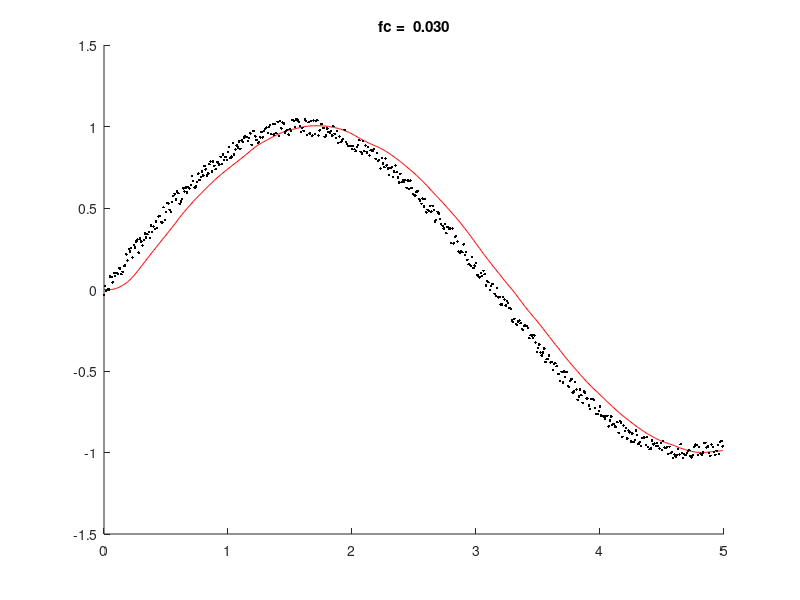
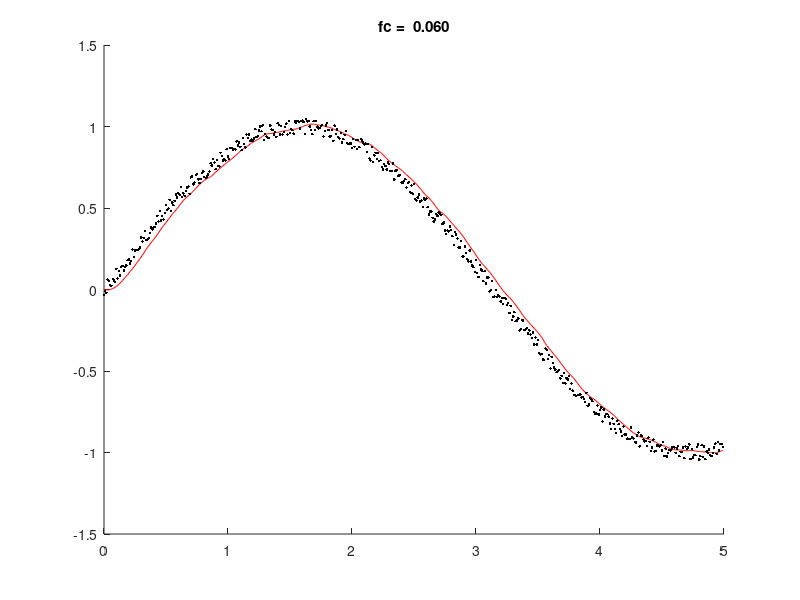
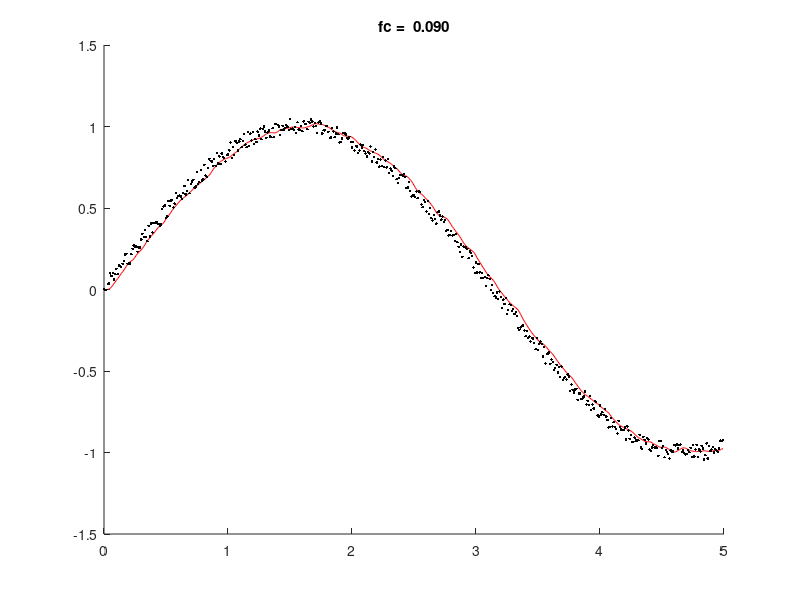

These charts were generated, in order, by the following MATLAB code:
TestOne = [...
0.000000 -0.034019 -0.000071 ;
0.010000 0.020562 -0.000231 ;
0.020000 -0.008311 -0.000372 ;
0.030000 0.000151 -0.000483 ;
0.040000 -0.001175 -0.000596 ;
0.050000 0.080224 -0.000527 ;
0.060000 0.076442 0.000028 ;
0.070000 0.043120 0.001088 ;
0.080000 0.102137 0.002557 ;
0.090000 0.084482 0.004513 ;
0.100000 0.102094 0.006963 ;
0.110000 0.096891 0.009852 ;
0.120000 0.133234 0.013191 ;
0.130000 0.128294 0.017027 ;
0.140000 0.094320 0.021250 ;
0.150000 0.107819 0.025652 ;
0.160000 0.145747 0.030240 ;
0.170000 0.147453 0.035141 ;
0.180000 0.214869 0.040502 ;
0.190000 0.178162 0.046429 ;
0.200000 0.247039 0.052932 ;
0.210000 0.234171 0.060069 ;
0.220000 0.254506 0.067833 ;
0.230000 0.197560 0.076021 ;
0.240000 0.272035 0.084473 ;
0.250000 0.257310 0.093245 ;
0.260000 0.294102 0.102395 ;
0.270000 0.305851 0.111946 ;
0.280000 0.226463 0.121730 ;
0.290000 0.314127 0.131512 ;
0.300000 0.294227 0.141369 ;
0.310000 0.271147 0.151262 ;
0.320000 0.303303 0.161033 ;
0.330000 0.344440 0.170788 ;
0.340000 0.319732 0.180633 ;
0.350000 0.340469 0.190502 ;
0.360000 0.352916 0.200370 ;
0.370000 0.314338 0.210170 ;
0.380000 0.391669 0.219856 ;
0.390000 0.353053 0.229521 ;
0.400000 0.386744 0.239159 ;
0.410000 0.371618 0.248721 ;
0.420000 0.417737 0.258240 ;
0.430000 0.377718 0.267719 ;
0.440000 0.447608 0.277159 ;
0.450000 0.449720 0.286699 ;
0.460000 0.413175 0.296325 ;
0.470000 0.410983 0.305793 ;
0.480000 0.504803 0.315155 ;
0.490000 0.425693 0.324568 ;
0.500000 0.476826 0.333918 ;
0.510000 0.529571 0.343294 ;
0.520000 0.527659 0.352937 ;
0.530000 0.489210 0.362755 ;
0.540000 0.475113 0.372450 ;
0.550000 0.537798 0.381950 ;
0.560000 0.574769 0.391508 ;
0.570000 0.587630 0.401348 ;
0.580000 0.552254 0.411410 ;
0.590000 0.600051 0.421562 ;
0.600000 0.590814 0.431814 ;
0.610000 0.525804 0.441993 ;
0.620000 0.540814 0.451766 ;
0.630000 0.554053 0.461057 ;
0.640000 0.620529 0.470074 ;
0.650000 0.601210 0.479039 ;
0.660000 0.625596 0.487993 ;
0.670000 0.594961 0.496860 ;
0.680000 0.627539 0.505569 ;
0.690000 0.619765 0.514122 ;
0.700000 0.641057 0.522547 ;
0.710000 0.697905 0.530981 ;
0.720000 0.665621 0.539567 ;
0.730000 0.623686 0.548110 ;
0.740000 0.631207 0.556318 ;
0.750000 0.659543 0.564170 ;
0.760000 0.710492 0.571882 ;
0.770000 0.672282 0.579600 ;
0.780000 0.689281 0.587241 ;
0.790000 0.724948 0.594816 ;
0.800000 0.698570 0.602400 ;
0.810000 0.757689 0.610016 ;
0.820000 0.737135 0.617745 ;
0.830000 0.699924 0.625468 ;
0.839999 0.711723 0.632949 ;
0.849999 0.768246 0.640246 ;
0.859999 0.784945 0.647614 ;
0.869999 0.724991 0.655046 ;
0.879999 0.785703 0.662384 ;
0.889999 0.758404 0.669650 ;
0.899999 0.737680 0.676761 ;
0.909999 0.780639 0.683624 ;
0.919999 0.779871 0.690347 ;
0.929999 0.765752 0.696949 ;
0.939999 0.813602 0.703428 ;
0.949999 0.771018 0.709828 ;
0.959999 0.829348 0.716148 ;
0.969999 0.793409 0.722425 ;
0.979999 0.812075 0.728624 ;
0.989999 0.794928 0.734669 ;
0.999999 0.843222 0.740597 ;
1.009999 0.875249 0.746606 ;
1.019999 0.807082 0.752727 ;
1.029999 0.815286 0.758695 ;
1.039999 0.897638 0.764544 ;
1.049999 0.829317 0.770457 ;
1.059999 0.858247 0.776324 ;
1.069999 0.884005 0.782135 ;
1.079999 0.869998 0.787985 ;
1.089999 0.908521 0.793897 ;
1.099999 0.862607 0.799850 ;
1.109999 0.914953 0.805786 ;
1.119999 0.905397 0.811762 ;
1.129999 0.931801 0.817845 ;
1.139999 0.939880 0.824080 ;
1.149999 0.935140 0.830474 ;
1.159999 0.911158 0.836901 ;
1.169999 0.929100 0.843231 ;
1.179999 0.957645 0.849508 ;
1.189999 0.887688 0.855697 ;
1.199999 0.971722 0.861700 ;
1.209999 0.973008 0.867697 ;
1.219999 0.939555 0.873750 ;
1.229999 0.916441 0.879617 ;
1.239999 0.897309 0.885067 ;
1.249999 0.905484 0.889995 ;
1.259999 0.933646 0.894478 ;
1.269999 0.966782 0.898739 ;
1.279999 0.933039 0.902894 ;
1.289999 0.973968 0.906938 ;
1.299999 0.984142 0.910971 ;
1.309999 0.992959 0.915106 ;
1.319999 0.960266 0.919287 ;
1.329999 0.996707 0.923431 ;
1.339999 1.008245 0.927616 ;
1.349999 0.952508 0.931810 ;
1.359999 1.015317 0.935900 ;
1.369999 0.950561 0.939875 ;
1.379999 1.015443 0.943712 ;
1.389999 0.959194 0.947415 ;
1.399999 1.027997 0.951015 ;
1.409999 0.942090 0.954484 ;
1.419999 1.033399 0.957785 ;
1.429999 0.987948 0.961020 ;
1.439999 1.023837 0.964244 ;
1.449999 1.018707 0.967476 ;
1.459999 0.964088 0.970628 ;
1.469999 0.971659 0.973462 ;
1.479999 0.980224 0.975929 ;
1.489999 0.949997 0.978044 ;
1.499999 0.983549 0.979794 ;
1.509999 0.972179 0.981263 ;
1.519999 1.039362 0.982637 ;
1.529999 1.035678 0.984164 ;
1.539999 0.997505 0.985857 ;
1.549999 1.041960 0.987608 ;
1.559999 1.042951 0.989502 ;
1.569999 1.029534 0.991575 ;
1.579999 1.003816 0.993679 ;
1.589999 0.967848 0.995584 ;
1.599999 0.992242 0.997145 ;
1.609999 0.973674 0.998382 ;
1.619999 1.043596 0.999443 ;
1.629999 1.032467 1.000570 ;
1.639999 0.947607 1.001668 ;
1.649999 1.026432 1.002520 ;
1.659999 0.957029 1.003156 ;
1.669999 1.032537 1.003631 ;
1.679999 0.944263 1.003946 ;
1.689999 1.037498 1.004102 ;
1.699999 0.954611 1.004151 ;
1.709999 1.033094 1.004117 ;
1.719999 1.038474 1.004176 ;
1.729999 0.945047 1.004307 ;
1.739999 0.976330 1.004189 ;
1.749999 1.015949 1.003870 ;
1.759999 1.015841 1.003610 ;
1.769999 0.991056 1.003432 ;
1.779999 0.936894 1.003112 ;
1.789999 0.944102 1.002408 ;
1.799999 0.987938 1.001384 ;
1.809999 0.966279 1.000238 ;
1.819999 0.961166 0.998988 ;
1.829999 0.971337 0.997611 ;
1.839999 0.945245 0.996111 ;
1.849999 1.001312 0.994546 ;
1.859999 0.955391 0.993021 ;
1.869999 0.929843 0.991415 ;
1.879999 0.972147 0.989638 ;
1.889999 0.900263 0.987700 ;
1.899999 0.938603 0.985505 ;
1.909999 0.905259 0.983044 ;
1.919999 0.914865 0.980333 ;
1.929999 0.923287 0.977413 ;
1.939999 0.979073 0.974505 ;
1.949998 0.904180 0.971726 ;
1.959998 0.891888 0.968862 ;
1.969998 0.878834 0.965713 ;
1.979998 0.880111 0.962264 ;
1.989998 0.880310 0.958559 ;
1.999998 0.861355 0.954626 ;
2.009999 0.880710 0.950486 ;
2.019999 0.860457 0.946201 ;
2.029999 0.848047 0.941752 ;
2.039999 0.875241 0.937162 ;
2.049999 0.887637 0.932598 ;
2.059999 0.916311 0.928263 ;
2.069999 0.844964 0.924161 ;
2.079998 0.834239 0.920039 ;
2.089998 0.910516 0.915897 ;
2.099998 0.848239 0.911940 ;
2.109998 0.883314 0.908149 ;
2.119998 0.839993 0.904461 ;
2.129998 0.874765 0.900859 ;
2.139998 0.822269 0.897308 ;
2.149998 0.855213 0.893753 ;
2.159998 0.848507 0.890238 ;
2.169998 0.852643 0.886838 ;
2.179998 0.862689 0.883589 ;
2.189998 0.801035 0.880422 ;
2.199998 0.836132 0.877192 ;
2.209998 0.787459 0.873848 ;
2.219998 0.795498 0.870321 ;
2.229998 0.743335 0.866485 ;
2.239998 0.806313 0.862343 ;
2.249998 0.773464 0.858053 ;
2.259998 0.749827 0.853612 ;
2.269998 0.804028 0.849024 ;
2.279998 0.761733 0.844434 ;
2.289998 0.743078 0.839777 ;
2.299998 0.701275 0.834848 ;
2.309998 0.743915 0.829598 ;
2.319998 0.748598 0.824212 ;
2.329998 0.690617 0.818738 ;
2.339998 0.725015 0.813072 ;
2.349998 0.761151 0.807385 ;
2.359998 0.719918 0.801861 ;
2.369998 0.687431 0.796363 ;
2.379998 0.656752 0.790649 ;
2.389998 0.709415 0.784706 ;
2.399998 0.657917 0.778662 ;
2.409998 0.669762 0.772499 ;
2.419998 0.662389 0.766210 ;
2.429998 0.672547 0.759878 ;
2.439998 0.624228 0.753488 ;
2.449998 0.669511 0.747014 ;
2.459998 0.617850 0.740501 ;
2.469998 0.668149 0.733993 ;
2.479998 0.622977 0.727549 ;
2.489998 0.586857 0.721059 ;
2.499998 0.581080 0.714324 ;
2.509998 0.576668 0.707324 ;
2.519998 0.597621 0.700163 ;
2.529998 0.605711 0.693015 ;
2.539998 0.555047 0.685910 ;
2.549998 0.544970 0.678687 ;
2.559998 0.526284 0.671235 ;
2.569998 0.558136 0.663611 ;
2.579998 0.508493 0.655891 ;
2.589998 0.553825 0.648106 ;
2.599998 0.473412 0.640245 ;
2.609998 0.488433 0.632176 ;
2.619998 0.482950 0.623875 ;
2.629998 0.513842 0.615512 ;
2.639998 0.477580 0.607207 ;
2.649998 0.513268 0.599010 ;
2.659998 0.487143 0.590993 ;
2.669998 0.416569 0.583019 ;
2.679998 0.426764 0.574824 ;
2.689998 0.477027 0.566502 ;
2.699998 0.466254 0.558348 ;
2.709998 0.432160 0.550396 ;
2.719998 0.401547 0.542459 ;
2.729998 0.390750 0.534381 ;
2.739998 0.374231 0.526104 ;
2.749998 0.402785 0.517690 ;
2.759998 0.344824 0.509189 ;
2.769998 0.384264 0.500584 ;
2.779998 0.370802 0.491975 ;
2.789998 0.375420 0.483469 ;
2.799998 0.286554 0.474930 ;
2.809998 0.375194 0.466259 ;
2.819998 0.283341 0.457536 ;
2.829998 0.323429 0.448727 ;
2.839998 0.328223 0.439901 ;
2.849998 0.293830 0.431165 ;
2.859998 0.232024 0.422319 ;
2.869998 0.226375 0.413111 ;
2.879998 0.232134 0.403521 ;
2.889998 0.229041 0.393683 ;
2.899998 0.277137 0.383809 ;
2.909998 0.210952 0.374041 ;
2.919998 0.231403 0.364316 ;
2.929998 0.182592 0.354553 ;
2.939998 0.155927 0.344624 ;
2.949998 0.148798 0.334404 ;
2.959998 0.144407 0.323920 ;
2.969998 0.200399 0.313377 ;
2.979998 0.131527 0.302948 ;
2.989998 0.146211 0.292569 ;
2.999998 0.161394 0.282267 ;
3.009998 0.090722 0.272067 ;
3.019998 0.080331 0.261755 ;
3.029998 0.073966 0.251229 ;
3.039998 0.101606 0.240612 ;
3.049998 0.083847 0.230068 ;
3.059998 0.115229 0.219726 ;
3.069998 0.094143 0.209695 ;
3.079998 0.025098 0.199854 ;
3.089998 0.052332 0.189988 ;
3.099998 0.045217 0.180135 ;
3.109998 -0.003304 0.170303 ;
3.119998 0.021996 0.160407 ;
3.129997 0.032490 0.150563 ;
3.139997 0.033553 0.140945 ;
3.149997 -0.026823 0.131505 ;
3.159997 -0.041159 0.122022 ;
3.169997 0.007693 0.112495 ;
3.179997 -0.048706 0.103066 ;
3.189997 -0.047628 0.093671 ;
3.199997 -0.092185 0.084176 ;
3.209997 -0.090777 0.074495 ;
3.219997 -0.046145 0.064736 ;
3.229997 -0.060486 0.055149 ;
3.239997 -0.098099 0.045748 ;
3.249997 -0.070318 0.036459 ;
3.259997 -0.081952 0.027358 ;
3.269997 -0.114096 0.018441 ;
3.279997 -0.120444 0.009587 ;
3.289997 -0.191050 0.000622 ;
3.299997 -0.198592 -0.008688 ;
3.309997 -0.179819 -0.018362 ;
3.319997 -0.211143 -0.028277 ;
3.329997 -0.219105 -0.038428 ;
3.339997 -0.196713 -0.048753 ;
3.349997 -0.190396 -0.059054 ;
3.359997 -0.206105 -0.069208 ;
3.369997 -0.242307 -0.079278 ;
3.379997 -0.247041 -0.089382 ;
3.389997 -0.221748 -0.099475 ;
3.399997 -0.220661 -0.109376 ;
3.409997 -0.222448 -0.118974 ;
3.419997 -0.235607 -0.128259 ;
3.429997 -0.299144 -0.137384 ;
3.439997 -0.280355 -0.146545 ;
3.449997 -0.282366 -0.155719 ;
3.459997 -0.296190 -0.164828 ;
3.469997 -0.281648 -0.173834 ;
3.479997 -0.324715 -0.182733 ;
3.489997 -0.384848 -0.191739 ;
3.499997 -0.359138 -0.201049 ;
3.509997 -0.336674 -0.210521 ;
3.519997 -0.385313 -0.220008 ;
3.529997 -0.404890 -0.229626 ;
3.539997 -0.386691 -0.239424 ;
3.549997 -0.362873 -0.249214 ;
3.559997 -0.444607 -0.258947 ;
3.569997 -0.427986 -0.268806 ;
3.579997 -0.426267 -0.278791 ;
3.589997 -0.404313 -0.288715 ;
3.599997 -0.448274 -0.298500 ;
3.609997 -0.444083 -0.308210 ;
3.619997 -0.493357 -0.317950 ;
3.629997 -0.458656 -0.327760 ;
3.639997 -0.452457 -0.337495 ;
3.649997 -0.469385 -0.347020 ;
3.659997 -0.518431 -0.356441 ;
3.669997 -0.518021 -0.365932 ;
3.679997 -0.561251 -0.375595 ;
3.689997 -0.505150 -0.385391 ;
3.699997 -0.569590 -0.395211 ;
3.709997 -0.501895 -0.404983 ;
3.719997 -0.537767 -0.414557 ;
3.729997 -0.505575 -0.423821 ;
3.739997 -0.591653 -0.432854 ;
3.749997 -0.598997 -0.441918 ;
3.759997 -0.559103 -0.451061 ;
3.769997 -0.549321 -0.460024 ;
3.779997 -0.632468 -0.468805 ;
3.789997 -0.626016 -0.477666 ;
3.799997 -0.566772 -0.486546 ;
3.809997 -0.614645 -0.495208 ;
3.819997 -0.676198 -0.503812 ;
3.829997 -0.656097 -0.512607 ;
3.839997 -0.614085 -0.521453 ;
3.849997 -0.648012 -0.530125 ;
3.859997 -0.694702 -0.538721 ;
3.869997 -0.625072 -0.547302 ;
3.879997 -0.633065 -0.555620 ;
3.889997 -0.668760 -0.563602 ;
3.899997 -0.667940 -0.571387 ;
3.909997 -0.710701 -0.579095 ;
3.919997 -0.733054 -0.586894 ;
3.929997 -0.672399 -0.594764 ;
3.939997 -0.671394 -0.602421 ;
3.949997 -0.678528 -0.609714 ;
3.959997 -0.725828 -0.616753 ;
3.969997 -0.764940 -0.623805 ;
3.979997 -0.762785 -0.631065 ;
3.989997 -0.744482 -0.638482 ;
3.999997 -0.718711 -0.645840 ;
4.009997 -0.772263 -0.653051 ;
4.019997 -0.777585 -0.660255 ;
4.029997 -0.779057 -0.667528 ;
4.039998 -0.791839 -0.674845 ;
4.049998 -0.774716 -0.682160 ;
4.059998 -0.775063 -0.689369 ;
4.069998 -0.839538 -0.696526 ;
4.079998 -0.804275 -0.703771 ;
4.089999 -0.779469 -0.710971 ;
4.099999 -0.829249 -0.717998 ;
4.109999 -0.826559 -0.724964 ;
4.119999 -0.841501 -0.731943 ;
4.130000 -0.844770 -0.738939 ;
4.140000 -0.813975 -0.745872 ;
4.150000 -0.878965 -0.752706 ;
4.160000 -0.808283 -0.759455 ;
4.170001 -0.816362 -0.765933 ;
4.180001 -0.903970 -0.772187 ;
4.190001 -0.833595 -0.778429 ;
4.200001 -0.869750 -0.784573 ;
4.210001 -0.848985 -0.790540 ;
4.220002 -0.913884 -0.796428 ;
4.230002 -0.864973 -0.802321 ;
4.240002 -0.876204 -0.808126 ;
4.250002 -0.932818 -0.813867 ;
4.260003 -0.883832 -0.819662 ;
4.270003 -0.935224 -0.825477 ;
4.280003 -0.923883 -0.831349 ;
4.290003 -0.865746 -0.837161 ;
4.300004 -0.891914 -0.842661 ;
4.310004 -0.947955 -0.847946 ;
4.320004 -0.936596 -0.853265 ;
4.330004 -0.961388 -0.858688 ;
4.340004 -0.912278 -0.864135 ;
4.350005 -0.907155 -0.869395 ;
4.360005 -0.908355 -0.874326 ;
4.370005 -0.953201 -0.879016 ;
4.380005 -0.906241 -0.883547 ;
4.390006 -0.965944 -0.887923 ;
4.400006 -0.979830 -0.892307 ;
4.410006 -0.976576 -0.896836 ;
4.420006 -0.927595 -0.901369 ;
4.430007 -0.950513 -0.905704 ;
4.440007 -0.944699 -0.909811 ;
4.450007 -0.959176 -0.913738 ;
4.460007 -0.941420 -0.917486 ;
4.470007 -0.959344 -0.921040 ;
4.480008 -0.976405 -0.924467 ;
4.490008 -0.940847 -0.927790 ;
4.500008 -0.983072 -0.930968 ;
4.510008 -0.931049 -0.933987 ;
4.520009 -0.969573 -0.936794 ;
4.530009 -0.971632 -0.939447 ;
4.540009 -0.965720 -0.942020 ;
4.550009 -1.010586 -0.944575 ;
4.560009 -0.964457 -0.947171 ;
4.570010 -1.004847 -0.949767 ;
4.580010 -0.996482 -0.952396 ;
4.590010 -1.034480 -0.955161 ;
4.600010 -1.012291 -0.958115 ;
4.610011 -1.025742 -0.961226 ;
4.620011 -1.015521 -0.964435 ;
4.630011 -0.977804 -0.967613 ;
4.640011 -1.011971 -0.970628 ;
4.650012 -0.948656 -0.973408 ;
4.660012 -1.001925 -0.975878 ;
4.670012 -1.033493 -0.978211 ;
4.680012 -1.011321 -0.980601 ;
4.690012 -1.014019 -0.983001 ;
4.700013 -1.001775 -0.985327 ;
4.710013 -0.990068 -0.987502 ;
4.720013 -0.986186 -0.989443 ;
4.730013 -1.021731 -0.991196 ;
4.740014 -1.029808 -0.992928 ;
4.750014 -1.017074 -0.994707 ;
4.760014 -0.964154 -0.996367 ;
4.770014 -0.951629 -0.997635 ;
4.780015 -0.954070 -0.998394 ;
4.790015 -1.015561 -0.998811 ;
4.800015 -0.964925 -0.999083 ;
4.810015 -1.007134 -0.999230 ;
4.820015 -1.014244 -0.999351 ;
4.830016 -0.999873 -0.999537 ;
4.840016 -0.941979 -0.999611 ;
4.850016 -0.941115 -0.999315 ;
4.860016 -0.969647 -0.998633 ;
4.870017 -0.963759 -0.997723 ;
4.880017 -1.001520 -0.996735 ;
4.890017 -1.020021 -0.995870 ;
4.900017 -0.950566 -0.995130 ;
4.910017 -0.964670 -0.994286 ;
4.920018 -0.995257 -0.993335 ;
4.930018 -1.014313 -0.992495 ;
4.940018 -0.989535 -0.991849 ;
4.950018 -0.953222 -0.991241 ;
4.960019 -1.007998 -0.990582 ;
4.970019 -0.935623 -0.989886 ;
4.980019 -0.930114 -0.988963 ;
4.990019 -0.962054 -0.987744 ;
];
figure(1); clf; hold on;
plot(TestOne(:,1),TestOne(:,3),'r-')
plot(TestOne(:,1),TestOne(:,2),'k.')

title('fc =  0.030')
TestTwo = [...
0.000000 -0.032896 -0.000257 ;
0.010000 -0.007566 -0.001020 ;
0.020000 -0.020418 -0.002107 ;
0.030000 0.060884 -0.002777 ;
0.040000 0.050537 -0.002015 ;
0.050000 0.029372 0.000128 ;
0.060000 0.023072 0.002800 ;
0.070000 0.065203 0.005860 ;
0.080000 0.056019 0.009659 ;
0.090000 0.046630 0.014018 ;
0.100000 0.126522 0.019075 ;
0.110000 0.067121 0.025220 ;
0.120000 0.114568 0.032074 ;
0.130000 0.086292 0.039312 ;
0.140000 0.140102 0.046968 ;
0.150000 0.144181 0.055357 ;
0.160000 0.115405 0.064305 ;
0.170000 0.139218 0.073169 ;
0.180000 0.147616 0.081904 ;
0.190000 0.179409 0.090833 ;
0.200000 0.182949 0.100223 ;
0.210000 0.158930 0.109788 ;
0.220000 0.174644 0.118963 ;
0.230000 0.245523 0.128164 ;
0.240000 0.200272 0.137975 ;
0.250000 0.238488 0.148092 ;
0.260000 0.243303 0.158408 ;
0.270000 0.240799 0.168908 ;
0.280000 0.248814 0.179283 ;
0.290000 0.256461 0.189402 ;
0.300000 0.319242 0.199682 ;
0.310000 0.294621 0.210613 ;
0.320000 0.317510 0.221986 ;
0.330000 0.357348 0.233818 ;
0.340000 0.303938 0.246016 ;
0.350000 0.306389 0.257609 ;
0.360000 0.314972 0.268063 ;
0.370000 0.345174 0.277707 ;
0.380000 0.379672 0.287239 ;
0.390000 0.368990 0.297078 ;
0.400000 0.379728 0.307032 ;
0.410000 0.384049 0.316880 ;
0.420000 0.403905 0.326647 ;
0.430000 0.452036 0.336766 ;
0.440000 0.418037 0.347481 ;
0.450000 0.481669 0.358659 ;
0.460000 0.423857 0.370120 ;
0.470000 0.451071 0.381245 ;
0.480000 0.428518 0.391561 ;
0.490000 0.469121 0.401114 ;
0.500000 0.518161 0.410625 ;
0.510000 0.489196 0.420664 ;
0.520000 0.495845 0.430776 ;
0.530000 0.550683 0.440934 ;
0.540000 0.482701 0.451188 ;
0.550000 0.534221 0.460963 ;
0.560000 0.517420 0.470208 ;
0.570000 0.544420 0.479109 ;
0.580000 0.583626 0.488066 ;
0.590000 0.565053 0.497464 ;
0.600000 0.589939 0.507117 ;
0.610000 0.582191 0.516847 ;
0.620000 0.629289 0.526773 ;
0.630000 0.567385 0.536731 ;
0.640000 0.589823 0.545977 ;
0.650000 0.573891 0.554131 ;
0.660000 0.604848 0.561362 ;
0.670000 0.626311 0.568187 ;
0.680000 0.631057 0.575103 ;
0.690000 0.587020 0.581769 ;
0.700000 0.688345 0.588176 ;
0.710000 0.694407 0.595473 ;
0.720000 0.645308 0.603725 ;
0.730000 0.657141 0.611824 ;
0.740000 0.702027 0.619704 ;
0.750000 0.709660 0.628024 ;
0.760000 0.675897 0.636627 ;
0.770000 0.653784 0.644536 ;
0.780000 0.679485 0.651258 ;
0.790000 0.714068 0.657360 ;
0.800000 0.723500 0.663610 ;
0.810000 0.689228 0.669930 ;
0.820000 0.685879 0.675617 ;
0.830000 0.693040 0.680376 ;
0.839999 0.704734 0.684453 ;
0.849999 0.724579 0.688274 ;
0.859999 0.774485 0.692572 ;
0.869999 0.760654 0.697928 ;
0.879999 0.798825 0.704400 ;
0.889999 0.779316 0.711860 ;
0.899999 0.738345 0.719516 ;
0.909999 0.792887 0.726717 ;
0.919999 0.757169 0.733597 ;
0.929999 0.754892 0.739866 ;
0.939999 0.839181 0.745815 ;
0.949999 0.817611 0.752465 ;
0.959999 0.791169 0.759558 ;
0.969999 0.798241 0.766243 ;
0.979999 0.790019 0.772244 ;
0.989999 0.860267 0.778011 ;
0.999999 0.815309 0.784101 ;
1.009999 0.800481 0.789978 ;
1.019999 0.868923 0.795459 ;
1.029999 0.867061 0.801406 ;
1.039999 0.856325 0.807946 ;
1.049999 0.861978 0.814597 ;
1.059999 0.860138 0.821115 ;
1.069999 0.908097 0.827718 ;
1.079999 0.884161 0.834728 ;
1.089999 0.900616 0.841960 ;
1.099999 0.875819 0.849012 ;
1.109999 0.854046 0.855277 ;
1.119999 0.929031 0.860793 ;
1.129999 0.893758 0.866291 ;
1.139999 0.872090 0.871468 ;
1.149999 0.951786 0.876246 ;
1.159999 0.929447 0.881471 ;
1.169999 0.950850 0.887316 ;
1.179999 0.909954 0.893294 ;
1.189999 0.919100 0.898785 ;
1.199999 0.914383 0.903519 ;
1.209999 0.925982 0.907612 ;
1.219999 0.983213 0.911679 ;
1.229999 0.936401 0.916219 ;
1.239999 0.939422 0.920717 ;
1.249999 0.974722 0.925000 ;
1.259999 1.000199 0.929760 ;
1.269999 0.970716 0.935179 ;
1.279999 1.007108 0.940957 ;
1.289999 0.918466 0.946475 ;
1.299999 0.953415 0.950792 ;
1.309999 0.939116 0.953796 ;
1.319999 0.929995 0.955678 ;
1.329999 0.927821 0.956370 ;
1.339999 1.006178 0.956638 ;
1.349999 0.980925 0.957582 ;
1.359999 0.979092 0.959219 ;
1.369999 0.950385 0.960884 ;
1.379999 0.967952 0.962193 ;
1.389999 0.937132 0.962997 ;
1.399999 1.019916 0.963693 ;
1.409999 1.007811 0.965242 ;
1.419999 0.950431 0.967406 ;
1.429999 1.003502 0.969397 ;
1.439999 0.951515 0.971167 ;
1.449999 0.967949 0.972443 ;
1.459999 0.996288 0.973373 ;
1.469999 1.017626 0.974748 ;
1.479999 0.951217 0.976456 ;
1.489999 1.034505 0.978145 ;
1.499999 0.960927 0.979975 ;
1.509999 0.985833 0.981552 ;
1.519999 0.976843 0.982628 ;
1.529999 0.956714 0.983185 ;
1.539999 1.031119 0.983522 ;
1.549999 1.021555 0.984613 ;
1.559999 1.033225 0.986770 ;
1.569999 1.029702 0.989757 ;
1.579999 0.987345 0.992991 ;
1.589999 1.032192 0.995973 ;
1.599999 1.036907 0.999077 ;
1.609999 1.026477 1.002519 ;
1.619999 0.954097 1.005421 ;
1.629999 1.046861 1.007330 ;
1.639999 1.031524 1.009184 ;
1.649999 1.034866 1.011449 ;
1.659999 0.999839 1.013616 ;
1.669999 0.980229 1.014966 ;
1.679999 0.952521 1.014850 ;
1.689999 1.032818 1.013656 ;
1.699999 0.980242 1.012302 ;
1.709999 1.033271 1.011088 ;
1.719999 0.999515 1.010173 ;
1.729999 0.987711 1.009310 ;
1.739999 0.992061 1.008101 ;
1.749999 1.004668 1.006737 ;
1.759999 1.007748 1.005553 ;
1.769999 0.938986 1.004153 ;
1.779999 0.971580 1.001834 ;
1.789999 1.007000 0.999134 ;
1.799999 1.020376 0.997139 ;
1.809999 0.978343 0.995905 ;
1.819999 0.937719 0.994421 ;
1.829999 0.941256 0.991856 ;
1.839999 0.978345 0.988571 ;
1.849999 0.911479 0.984922 ;
1.859999 1.004905 0.981082 ;
1.869999 0.953217 0.977752 ;
1.879999 0.982482 0.975067 ;
1.889999 0.933307 0.972628 ;
1.899999 0.926322 0.969860 ;
1.909999 0.960259 0.966698 ;
1.919999 0.900712 0.963343 ;
1.929999 0.921506 0.959443 ;
1.939999 0.948467 0.955317 ;
1.949998 0.973943 0.951930 ;
1.959998 0.898542 0.949235 ;
1.969998 0.891038 0.946117 ;
1.979998 0.897567 0.942115 ;
1.989998 0.895222 0.937586 ;
1.999998 0.868879 0.932604 ;
2.009999 0.923797 0.927430 ;
2.019999 0.875546 0.922547 ;
2.029999 0.916613 0.918034 ;
2.039999 0.860992 0.913777 ;
2.049999 0.918457 0.909749 ;
2.059999 0.873597 0.906136 ;
2.069999 0.922621 0.903084 ;
2.079998 0.912988 0.900899 ;
2.089998 0.902488 0.899597 ;
2.099998 0.888795 0.898665 ;
2.109998 0.894502 0.897794 ;
2.119998 0.844029 0.896585 ;
2.129998 0.891873 0.894783 ;
2.139998 0.803376 0.892246 ;
2.149998 0.792350 0.888128 ;
2.159998 0.875782 0.882717 ;
2.169998 0.783264 0.876978 ;
2.179998 0.823200 0.870687 ;
2.189998 0.838645 0.864192 ;
2.199998 0.799796 0.857992 ;
2.209998 0.835688 0.852007 ;
2.219998 0.788108 0.846260 ;
2.229998 0.792846 0.840447 ;
2.239998 0.752762 0.834155 ;
2.249998 0.735467 0.826968 ;
2.259998 0.769102 0.818998 ;
2.269998 0.757131 0.810976 ;
2.279998 0.735942 0.803075 ;
2.289998 0.779808 0.795431 ;
2.299998 0.769289 0.788662 ;
2.309998 0.725648 0.782612 ;
2.319998 0.728415 0.776558 ;
2.329998 0.773721 0.770748 ;
2.339998 0.675314 0.765266 ;
2.349998 0.726720 0.759425 ;
2.359998 0.733841 0.753582 ;
2.369998 0.695016 0.748128 ;
2.379998 0.699978 0.742632 ;
2.389998 0.702088 0.737066 ;
2.399998 0.657474 0.731342 ;
2.409998 0.653544 0.724965 ;
2.419998 0.666249 0.717977 ;
2.429998 0.676140 0.710983 ;
2.439998 0.625118 0.704060 ;
2.449998 0.654477 0.696916 ;
2.459998 0.658580 0.689919 ;
2.469998 0.596314 0.683059 ;
2.479998 0.638565 0.675909 ;
2.489998 0.588098 0.668538 ;
2.499998 0.646856 0.661231 ;
2.509998 0.555920 0.654013 ;
2.519998 0.547091 0.646057 ;
2.529998 0.564097 0.637069 ;
2.539998 0.583810 0.627923 ;
2.549998 0.540889 0.619048 ;
2.559998 0.546674 0.610185 ;
2.569998 0.506174 0.601047 ;
2.579998 0.557516 0.591798 ;
2.589998 0.548423 0.583168 ;
2.599998 0.558179 0.575618 ;
2.609998 0.505470 0.568801 ;
2.619998 0.459282 0.561648 ;
2.629998 0.478427 0.553479 ;
2.639998 0.477721 0.544718 ;
2.649998 0.439899 0.535621 ;
2.659998 0.417297 0.525777 ;
2.669998 0.430633 0.515125 ;
2.679998 0.460981 0.504455 ;
2.689998 0.450407 0.494602 ;
2.699998 0.472990 0.485931 ;
2.709998 0.465934 0.478653 ;
2.719998 0.458708 0.472678 ;
2.729998 0.401346 0.467273 ;
2.739998 0.411598 0.461599 ;
2.749998 0.360837 0.455211 ;
2.759998 0.340386 0.447603 ;
2.769998 0.362361 0.438753 ;
2.779998 0.357019 0.429371 ;
2.789998 0.386570 0.420194 ;
2.799998 0.365892 0.411719 ;
2.809998 0.327187 0.403654 ;
2.819998 0.273742 0.394968 ;
2.829998 0.352238 0.385554 ;
2.839998 0.338602 0.376581 ;
2.849998 0.312994 0.368425 ;
2.859998 0.256753 0.360205 ;
2.869998 0.257144 0.351114 ;
2.879998 0.299336 0.341539 ;
2.889998 0.202792 0.331798 ;
2.899998 0.202505 0.321055 ;
2.909998 0.262921 0.309591 ;
2.919998 0.222191 0.298559 ;
2.929998 0.184291 0.287742 ;
2.939998 0.172482 0.276424 ;
2.949998 0.239727 0.265121 ;
2.959998 0.172737 0.254619 ;
2.969998 0.147108 0.244336 ;
2.979998 0.136520 0.233536 ;
2.989998 0.108758 0.222094 ;
2.999998 0.181482 0.210570 ;
3.009998 0.102451 0.199645 ;
3.019998 0.076652 0.188653 ;
3.029998 0.151216 0.177515 ;
3.039998 0.123931 0.167363 ;
3.049998 0.117535 0.158392 ;
3.059998 0.050530 0.149768 ;
3.069998 0.112030 0.141063 ;
3.079998 0.036883 0.132417 ;
3.089998 0.073851 0.123684 ;
3.099998 0.074253 0.115149 ;
3.109998 -0.012181 0.106652 ;
3.119998 -0.004493 0.097163 ;
3.129997 0.051927 0.087096 ;
3.139997 -0.046516 0.077073 ;
3.149997 -0.042932 0.066327 ;
3.159997 -0.002558 0.054965 ;
3.169997 -0.047647 0.043795 ;
3.179997 -0.034047 0.032837 ;
3.189997 -0.041826 0.022183 ;
3.199997 -0.073774 0.011831 ;
3.209997 -0.050750 0.001654 ;
3.219997 -0.088374 -0.008256 ;
3.229997 -0.051287 -0.017768 ;
3.239997 -0.056372 -0.026433 ;
3.249997 -0.095992 -0.034277 ;
3.259997 -0.081824 -0.041796 ;
3.269997 -0.144040 -0.049405 ;
3.279997 -0.099409 -0.057358 ;
3.289997 -0.185929 -0.065791 ;
3.299997 -0.165988 -0.075176 ;
3.309997 -0.138696 -0.085148 ;
3.319997 -0.194292 -0.095110 ;
3.329997 -0.190180 -0.105377 ;
3.339997 -0.178340 -0.115834 ;
3.349997 -0.251222 -0.126461 ;
3.359997 -0.243493 -0.137874 ;
3.369997 -0.188632 -0.149552 ;
3.379997 -0.189979 -0.160159 ;
3.389997 -0.247351 -0.169655 ;
3.399997 -0.245468 -0.178897 ;
3.409997 -0.236350 -0.188001 ;
3.419997 -0.270087 -0.196823 ;
3.429997 -0.250439 -0.205455 ;
3.439997 -0.274820 -0.213818 ;
3.449997 -0.296915 -0.222115 ;
3.459997 -0.263595 -0.230377 ;
3.469997 -0.337512 -0.238583 ;
3.479997 -0.294605 -0.247050 ;
3.489997 -0.337593 -0.255695 ;
3.499997 -0.309199 -0.264321 ;
3.509997 -0.388152 -0.273172 ;
3.519997 -0.398032 -0.283008 ;
3.529997 -0.397180 -0.294057 ;
3.539997 -0.428971 -0.306001 ;
3.549997 -0.433865 -0.318787 ;
3.559997 -0.362570 -0.331585 ;
3.569997 -0.370138 -0.342974 ;
3.579997 -0.427203 -0.352935 ;
3.589997 -0.401242 -0.362239 ;
3.599997 -0.485304 -0.371447 ;
3.609997 -0.412416 -0.380834 ;
3.619997 -0.449163 -0.389870 ;
3.629997 -0.478837 -0.398591 ;
3.639997 -0.491866 -0.407651 ;
3.649997 -0.506818 -0.417241 ;
3.659997 -0.499436 -0.427214 ;
3.669997 -0.494817 -0.437134 ;
3.679997 -0.545009 -0.446966 ;
3.689997 -0.529094 -0.457047 ;
3.699997 -0.571989 -0.467483 ;
3.709997 -0.510460 -0.477930 ;
3.719997 -0.575613 -0.487940 ;
3.729997 -0.542454 -0.497582 ;
3.739997 -0.551513 -0.506701 ;
3.749997 -0.531308 -0.514859 ;
3.759997 -0.610532 -0.522401 ;
3.769997 -0.576587 -0.530050 ;
3.779997 -0.620642 -0.537974 ;
3.789997 -0.647333 -0.546495 ;
3.799997 -0.646783 -0.555963 ;
3.809997 -0.652881 -0.566108 ;
3.819997 -0.648995 -0.576516 ;
3.829997 -0.648826 -0.586785 ;
3.839997 -0.644610 -0.596560 ;
3.849997 -0.663089 -0.605728 ;
3.859997 -0.658424 -0.614364 ;
3.869997 -0.673561 -0.622513 ;
3.879997 -0.690293 -0.630364 ;
3.889997 -0.633418 -0.637677 ;
3.899997 -0.713358 -0.644216 ;
3.909997 -0.704959 -0.650696 ;
3.919997 -0.666044 -0.657119 ;
3.929997 -0.673623 -0.662682 ;
3.939997 -0.685833 -0.667321 ;
3.949997 -0.750927 -0.671868 ;
3.959997 -0.764484 -0.677421 ;
3.969997 -0.760385 -0.684259 ;
3.979997 -0.711979 -0.691533 ;
3.989997 -0.766897 -0.698552 ;
3.999997 -0.738099 -0.705411 ;
4.009997 -0.723857 -0.711802 ;
4.019997 -0.808565 -0.717849 ;
4.029997 -0.736290 -0.724090 ;
4.039998 -0.780312 -0.730163 ;
4.049998 -0.765556 -0.735923 ;
4.059998 -0.764607 -0.741371 ;
4.069998 -0.779439 -0.746394 ;
4.079998 -0.822381 -0.751495 ;
4.089999 -0.857187 -0.757557 ;
4.099999 -0.790468 -0.764522 ;
4.109999 -0.824675 -0.771459 ;
4.119999 -0.857455 -0.778426 ;
4.130000 -0.878786 -0.786145 ;
4.140000 -0.804821 -0.794211 ;
4.150000 -0.825444 -0.801461 ;
4.160000 -0.857374 -0.807853 ;
4.170001 -0.870930 -0.814155 ;
4.180001 -0.898939 -0.820871 ;
4.190001 -0.839915 -0.827777 ;
4.200001 -0.888976 -0.834292 ;
4.210001 -0.889371 -0.840613 ;
4.220002 -0.914462 -0.847173 ;
4.230002 -0.917190 -0.854128 ;
4.240002 -0.917815 -0.861411 ;
4.250002 -0.847836 -0.868203 ;
4.260003 -0.908447 -0.873789 ;
4.270003 -0.915491 -0.878734 ;
4.280003 -0.934345 -0.883763 ;
4.290003 -0.939557 -0.889092 ;
4.300004 -0.894596 -0.894359 ;
4.310004 -0.877805 -0.898622 ;
4.320004 -0.962001 -0.902026 ;
4.330004 -0.895050 -0.905327 ;
4.340004 -0.899361 -0.908092 ;
4.350005 -0.921033 -0.910073 ;
4.360005 -0.932857 -0.911856 ;
4.370005 -0.929828 -0.913762 ;
4.380005 -0.960019 -0.915985 ;
4.390006 -0.908552 -0.918426 ;
4.400006 -0.934175 -0.920591 ;
4.410006 -0.991574 -0.922922 ;
4.420006 -0.968320 -0.926225 ;
4.430007 -0.920812 -0.929882 ;
4.440007 -0.993712 -0.933341 ;
4.450007 -0.990747 -0.937286 ;
4.460007 -0.958198 -0.941749 ;
4.470007 -0.957449 -0.945931 ;
4.480008 -0.962545 -0.949540 ;
4.490008 -0.952594 -0.952594 ;
4.500008 -0.987496 -0.955284 ;
4.510008 -0.936414 -0.957680 ;
4.520009 -1.021707 -0.959916 ;
4.530009 -0.976635 -0.962543 ;
4.540009 -1.023303 -0.965713 ;
4.550009 -1.004330 -0.969430 ;
4.560009 -0.984478 -0.973362 ;
4.570010 -0.987045 -0.976896 ;
4.580010 -0.970494 -0.979772 ;
4.590010 -0.964963 -0.981771 ;
4.600010 -0.968299 -0.982845 ;
4.610011 -1.002436 -0.983454 ;
4.620011 -0.975853 -0.984039 ;
4.630011 -0.959217 -0.984310 ;
4.640011 -1.022326 -0.984355 ;
4.650012 -0.996071 -0.984879 ;
4.660012 -0.997215 -0.985845 ;
4.670012 -0.968351 -0.986706 ;
4.680012 -1.035362 -0.987541 ;
4.690012 -0.963088 -0.988587 ;
4.700013 -0.979241 -0.989283 ;
4.710013 -0.968455 -0.989290 ;
4.720013 -0.950254 -0.988587 ;
4.730013 -1.039922 -0.987692 ;
4.740014 -0.978494 -0.987459 ;
4.750014 -1.030154 -0.987885 ;
4.760014 -1.013915 -0.989002 ;
4.770014 -1.017093 -0.990789 ;
4.780015 -0.965256 -0.992550 ;
4.790015 -0.951462 -0.993343 ;
4.800015 -1.042135 -0.993457 ;
4.810015 -1.022744 -0.994207 ;
4.820015 -0.955510 -0.995299 ;
4.830016 -1.029216 -0.995994 ;
4.840016 -0.962592 -0.996468 ;
4.850016 -1.039964 -0.996897 ;
4.860016 -0.992734 -0.997599 ;
4.870017 -1.004393 -0.998445 ;
4.880017 -0.982567 -0.999017 ;
4.890017 -1.017120 -0.999382 ;
4.900017 -1.021682 -0.999981 ;
4.910017 -1.001726 -1.000928 ;
4.920018 -0.969049 -1.001578 ;
4.930018 -0.945761 -1.001133 ;
4.940018 -1.008003 -0.999728 ;
4.950018 -0.937370 -0.997872 ;
4.960019 -0.986861 -0.995497 ;
4.970019 -0.949382 -0.992728 ;
4.980019 -0.949120 -0.989541 ;
4.990019 -0.964959 -0.985962 ;
];
figure(2); clf; hold on;
plot(TestTwo(:,1),TestTwo(:,3),'r-')
plot(TestTwo(:,1),TestTwo(:,2),'k.')

title('fc =  0.060')
TestThree = [...
0.000000 0.004276 0.000071 ;
0.010000 -0.004037 0.000189 ;
0.020000 -0.001710 0.000164 ;
0.030000 0.033989 0.000576 ;
0.040000 0.035875 0.002508 ;
0.050000 0.099395 0.007039 ;
0.060000 0.083096 0.014878 ;
0.070000 0.100780 0.025223 ;
0.080000 0.060578 0.036210 ;
0.090000 0.095469 0.046438 ;
0.100000 0.126197 0.056478 ;
0.110000 0.094470 0.066799 ;
0.120000 0.147797 0.076964 ;
0.130000 0.144702 0.087542 ;
0.140000 0.138108 0.098367 ;
0.150000 0.156797 0.108680 ;
0.160000 0.174966 0.118777 ;
0.170000 0.214136 0.129622 ;
0.180000 0.219598 0.141940 ;
0.190000 0.157923 0.154236 ;
0.200000 0.160768 0.163795 ;
0.210000 0.159796 0.169939 ;
0.220000 0.216104 0.174336 ;
0.230000 0.249550 0.179675 ;
0.240000 0.269689 0.187668 ;
0.250000 0.261479 0.197998 ;
0.260000 0.263182 0.209298 ;
0.270000 0.231353 0.219893 ;
0.280000 0.258046 0.228726 ;
0.290000 0.257334 0.236139 ;
0.300000 0.306890 0.243349 ;
0.310000 0.341025 0.252141 ;
0.320000 0.321911 0.263048 ;
0.330000 0.363704 0.275276 ;
0.340000 0.323446 0.287978 ;
0.350000 0.296128 0.299062 ;
0.360000 0.391351 0.308330 ;
0.370000 0.324706 0.317367 ;
0.380000 0.404988 0.326349 ;
0.390000 0.349928 0.335342 ;
0.400000 0.408100 0.344217 ;
0.410000 0.409041 0.353456 ;
0.420000 0.412191 0.363373 ;
0.430000 0.413636 0.373232 ;
0.440000 0.401439 0.382296 ;
0.450000 0.387961 0.389621 ;
0.460000 0.398073 0.394813 ;
0.470000 0.494033 0.399934 ;
0.480000 0.509728 0.408278 ;
0.490000 0.515318 0.420434 ;
0.500000 0.439637 0.433529 ;
0.510000 0.448225 0.444112 ;
0.520000 0.542908 0.452907 ;
0.530000 0.513619 0.462718 ;
0.540000 0.545756 0.473691 ;
0.550000 0.550702 0.485376 ;
0.560000 0.503347 0.496676 ;
0.570000 0.527353 0.505879 ;
0.580000 0.590660 0.514124 ;
0.590000 0.560212 0.523174 ;
0.600000 0.573744 0.532428 ;
0.610000 0.576874 0.541200 ;
0.620000 0.570852 0.549296 ;
0.630000 0.555591 0.556000 ;
0.640000 0.590863 0.561306 ;
0.650000 0.634963 0.566970 ;
0.660000 0.582794 0.573681 ;
0.670000 0.603730 0.579997 ;
0.680000 0.671661 0.586585 ;
0.690000 0.590282 0.594169 ;
0.700000 0.646701 0.601281 ;
0.710000 0.663383 0.608403 ;
0.720000 0.673561 0.616717 ;
0.730000 0.623784 0.625067 ;
0.740000 0.632603 0.631552 ;
0.750000 0.721314 0.637294 ;
0.760000 0.648831 0.644044 ;
0.770000 0.658575 0.650250 ;
0.780000 0.734102 0.656055 ;
0.790000 0.668212 0.662778 ;
0.800000 0.674488 0.668843 ;
0.810000 0.765321 0.674685 ;
0.820000 0.699053 0.682009 ;
0.830000 0.691092 0.689017 ;
0.839999 0.743763 0.694858 ;
0.849999 0.800807 0.702091 ;
0.859999 0.789017 0.712346 ;
0.869999 0.785610 0.724446 ;
0.879999 0.757987 0.736214 ;
0.889999 0.800883 0.746718 ;
0.899999 0.758459 0.755938 ;
0.909999 0.835854 0.764273 ;
0.919999 0.773419 0.772291 ;
0.929999 0.816569 0.779492 ;
0.939999 0.770355 0.785298 ;
0.949999 0.834900 0.790036 ;
0.959999 0.813917 0.794770 ;
0.969999 0.807360 0.799453 ;
0.979999 0.784726 0.802851 ;
0.989999 0.823620 0.804947 ;
0.999999 0.827690 0.807013 ;
1.009999 0.853544 0.810131 ;
1.019999 0.901251 0.815464 ;
1.029999 0.807694 0.822386 ;
1.039999 0.876031 0.828738 ;
1.049999 0.824881 0.834152 ;
1.059999 0.912427 0.839467 ;
1.069999 0.900738 0.846224 ;
1.079999 0.851855 0.853753 ;
1.089999 0.907521 0.860409 ;
1.099999 0.922604 0.867323 ;
1.109999 0.872728 0.874549 ;
1.119999 0.912029 0.880751 ;
1.129999 0.953716 0.887023 ;
1.139999 0.888824 0.893885 ;
1.149999 0.873813 0.898977 ;
1.159999 0.965635 0.902493 ;
1.169999 0.882116 0.906131 ;
1.179999 0.956936 0.909603 ;
1.189999 0.914449 0.913125 ;
1.199999 0.967216 0.917154 ;
1.209999 0.893078 0.921071 ;
1.219999 0.921530 0.923542 ;
1.229999 0.905483 0.924327 ;
1.239999 0.968195 0.924910 ;
1.249999 0.944212 0.926734 ;
1.259999 0.986570 0.930216 ;
1.269999 0.922238 0.934519 ;
1.279999 0.985718 0.938709 ;
1.289999 0.999544 0.943813 ;
1.299999 0.968290 0.950184 ;
1.309999 0.930106 0.955542 ;
1.319999 0.964136 0.958644 ;
1.329999 0.975023 0.960704 ;
1.339999 0.937802 0.962238 ;
1.349999 0.934772 0.962213 ;
1.359999 0.989197 0.961328 ;
1.369999 0.934297 0.960771 ;
1.379999 1.014440 0.960881 ;
1.389999 1.014931 0.963186 ;
1.399999 1.010733 0.968086 ;
1.409999 1.001083 0.974109 ;
1.419999 0.946912 0.979199 ;
1.429999 0.977316 0.981872 ;
1.439999 1.004746 0.983312 ;
1.449999 0.981164 0.984854 ;
1.459999 0.992129 0.986216 ;
1.469999 1.007044 0.987586 ;
1.479999 0.995697 0.989361 ;
1.489999 0.977329 0.990854 ;
1.499999 1.045695 0.992396 ;
1.509999 0.983146 0.994795 ;
1.519999 0.986763 0.996727 ;
1.529999 0.979799 0.997187 ;
1.539999 0.997514 0.996750 ;
1.549999 0.960248 0.995597 ;
1.559999 1.025800 0.994184 ;
1.569999 0.982468 0.993528 ;
1.579999 0.977560 0.992991 ;
1.589999 1.003376 0.992118 ;
1.599999 0.970751 0.991310 ;
1.609999 1.031566 0.990954 ;
1.619999 1.016272 0.992147 ;
1.629999 1.014846 0.994777 ;
1.639999 0.983816 0.997380 ;
1.649999 1.028665 0.999484 ;
1.659999 1.021671 1.001971 ;
1.669999 1.042626 1.005408 ;
1.679999 1.030232 1.009628 ;
1.689999 1.001137 1.013547 ;
1.699999 1.020438 1.016154 ;
1.709999 1.001799 1.017557 ;
1.719999 0.961107 1.017087 ;
1.729999 1.024388 1.014782 ;
1.739999 1.034403 1.012991 ;
1.749999 1.019492 1.012797 ;
1.759999 0.957639 1.012333 ;
1.769999 0.977170 1.009743 ;
1.779999 0.975822 1.005500 ;
1.789999 1.001372 1.001133 ;
1.799999 1.001384 0.997797 ;
1.809999 0.967353 0.995234 ;
1.819999 0.929404 0.991602 ;
1.829999 0.932183 0.985716 ;
1.839999 0.990440 0.979139 ;
1.849999 0.969558 0.974167 ;
1.859999 0.934525 0.970293 ;
1.869999 0.957887 0.966291 ;
1.879999 0.993327 0.963251 ;
1.889999 0.953142 0.961954 ;
1.899999 0.902176 0.960321 ;
1.909999 0.904948 0.956260 ;
1.919999 0.925636 0.950432 ;
1.929999 0.959536 0.945098 ;
1.939999 0.961141 0.941944 ;
1.949998 0.951160 0.940911 ;
1.959998 0.930370 0.940719 ;
1.969998 0.925545 0.940168 ;
1.979998 0.937181 0.939102 ;
1.989998 0.904760 0.937529 ;
1.999998 0.871705 0.934291 ;
2.009999 0.903606 0.929045 ;
2.019999 0.853612 0.922483 ;
2.029999 0.881030 0.914799 ;
2.039999 0.877478 0.906894 ;
2.049999 0.838865 0.899062 ;
2.059999 0.852837 0.890689 ;
2.069999 0.888998 0.882934 ;
2.079998 0.871581 0.877247 ;
2.089998 0.885970 0.873587 ;
2.099998 0.849545 0.871111 ;
2.109998 0.834101 0.868368 ;
2.119998 0.816522 0.864222 ;
2.129998 0.844307 0.859030 ;
2.139998 0.833902 0.853939 ;
2.149998 0.876937 0.850083 ;
2.159998 0.786296 0.847062 ;
2.169998 0.843410 0.843457 ;
2.179998 0.812457 0.839576 ;
2.189998 0.860004 0.836477 ;
2.199998 0.779778 0.833841 ;
2.209998 0.800800 0.830166 ;
2.219998 0.754156 0.824633 ;
2.229998 0.797752 0.817745 ;
2.239998 0.755903 0.810384 ;
2.249998 0.814190 0.803496 ;
2.259998 0.751224 0.797576 ;
2.269998 0.792100 0.792254 ;
2.279998 0.749170 0.787287 ;
2.289998 0.801544 0.783008 ;
2.299998 0.713796 0.779046 ;
2.309998 0.741702 0.773979 ;
2.319998 0.729960 0.767784 ;
2.329998 0.696294 0.760758 ;
2.339998 0.755785 0.753316 ;
2.349998 0.744750 0.747321 ;
2.359998 0.676822 0.742188 ;
2.369998 0.654728 0.735170 ;
2.379998 0.684386 0.725988 ;
2.389998 0.703661 0.716900 ;
2.399998 0.700668 0.709560 ;
2.409998 0.698701 0.704066 ;
2.419998 0.707422 0.700203 ;
2.429998 0.691826 0.697689 ;
2.439998 0.622709 0.694728 ;
2.449998 0.626177 0.689168 ;
2.459998 0.658853 0.681747 ;
2.469998 0.604419 0.673809 ;
2.479998 0.570411 0.664223 ;
2.489998 0.577628 0.652257 ;
2.499998 0.576320 0.639143 ;
2.509998 0.567748 0.626063 ;
2.519998 0.601733 0.614132 ;
2.529998 0.559609 0.604047 ;
2.539998 0.600544 0.595716 ;
2.549998 0.598672 0.589741 ;
2.559998 0.520908 0.585069 ;
2.569998 0.505030 0.578707 ;
2.579998 0.550267 0.570568 ;
2.589998 0.535886 0.562776 ;
2.599998 0.478771 0.555060 ;
2.609998 0.542729 0.546834 ;
2.619998 0.462799 0.538660 ;
2.629998 0.500563 0.530100 ;
2.639998 0.437553 0.520731 ;
2.649998 0.423887 0.509750 ;
2.659998 0.457464 0.497477 ;
2.669998 0.433446 0.485639 ;
2.679998 0.404680 0.474161 ;
2.689998 0.474981 0.463500 ;
2.699998 0.477377 0.455988 ;
2.709998 0.452827 0.451923 ;
2.719998 0.428440 0.449261 ;
2.729998 0.446906 0.446805 ;
2.739998 0.414178 0.444317 ;
2.749998 0.428159 0.441424 ;
2.759998 0.357646 0.437203 ;
2.769998 0.365215 0.430391 ;
2.779998 0.332446 0.420832 ;
2.789998 0.335676 0.409158 ;
2.799998 0.358277 0.396778 ;
2.809998 0.332077 0.385115 ;
2.819998 0.334676 0.374255 ;
2.829998 0.299265 0.363718 ;
2.839998 0.339005 0.353625 ;
2.849998 0.290662 0.344428 ;
2.859998 0.261563 0.335014 ;
2.869998 0.231781 0.323819 ;
2.879998 0.275859 0.311434 ;
2.889998 0.200354 0.298787 ;
2.899998 0.264604 0.286097 ;
2.909998 0.260035 0.275022 ;
2.919998 0.257012 0.266628 ;
2.929998 0.249907 0.260295 ;
2.939998 0.191732 0.254513 ;
2.949998 0.234379 0.248144 ;
2.959998 0.222341 0.242054 ;
2.969998 0.206525 0.236601 ;
2.979998 0.133985 0.230009 ;
2.989998 0.102061 0.219894 ;
2.999998 0.165474 0.206878 ;
3.009998 0.104303 0.193339 ;
3.019998 0.156849 0.180242 ;
3.029998 0.104938 0.168177 ;
3.039998 0.071343 0.156197 ;
3.049998 0.100312 0.143575 ;
3.059998 0.071576 0.131285 ;
3.069998 0.076702 0.119647 ;
3.079998 0.022514 0.108012 ;
3.089998 0.070323 0.096231 ;
3.099998 0.088031 0.086116 ;
3.109998 0.065834 0.078799 ;
3.119998 -0.003130 0.072258 ;
3.129997 0.026639 0.064509 ;
3.139997 -0.021472 0.055511 ;
3.149997 -0.041166 0.044843 ;
3.159997 -0.050178 0.032163 ;
3.169997 -0.017794 0.018886 ;
3.179997 -0.057644 0.006354 ;
3.189997 -0.012923 -0.004890 ;
3.199997 -0.046359 -0.014258 ;
3.209997 -0.112248 -0.023206 ;
3.219997 -0.062357 -0.033192 ;
3.229997 -0.089051 -0.043091 ;
3.239997 -0.052255 -0.051724 ;
3.249997 -0.150724 -0.059790 ;
3.259997 -0.124936 -0.069168 ;
3.269997 -0.090319 -0.079009 ;
3.279997 -0.094724 -0.087004 ;
3.289997 -0.131576 -0.093415 ;
3.299997 -0.118964 -0.099423 ;
3.309997 -0.150019 -0.105472 ;
3.319997 -0.138087 -0.111770 ;
3.329997 -0.162959 -0.118348 ;
3.339997 -0.235940 -0.126514 ;
3.349997 -0.247604 -0.138231 ;
3.359997 -0.233495 -0.152914 ;
3.369997 -0.225188 -0.168199 ;
3.379997 -0.221690 -0.182307 ;
3.389997 -0.251722 -0.194934 ;
3.399997 -0.285551 -0.207229 ;
3.409997 -0.254282 -0.219588 ;
3.419997 -0.296442 -0.231393 ;
3.429997 -0.289159 -0.242802 ;
3.439997 -0.318041 -0.254126 ;
3.449997 -0.298226 -0.265150 ;
3.459997 -0.300549 -0.275102 ;
3.469997 -0.328353 -0.283885 ;
3.479997 -0.366063 -0.292888 ;
3.489997 -0.298145 -0.302025 ;
3.499997 -0.371138 -0.310231 ;
3.509997 -0.332195 -0.317916 ;
3.519997 -0.320081 -0.324461 ;
3.529997 -0.333101 -0.328975 ;
3.539997 -0.410778 -0.333347 ;
3.549997 -0.351797 -0.339148 ;
3.559997 -0.453224 -0.346537 ;
3.569997 -0.395057 -0.355920 ;
3.579997 -0.391413 -0.365711 ;
3.589997 -0.387210 -0.373971 ;
3.599997 -0.455870 -0.381596 ;
3.609997 -0.429601 -0.390060 ;
3.619997 -0.446455 -0.399072 ;
3.629997 -0.493197 -0.408753 ;
3.639997 -0.481830 -0.419881 ;
3.649997 -0.461710 -0.431306 ;
3.659997 -0.510179 -0.442120 ;
3.669997 -0.474784 -0.452493 ;
3.679997 -0.536457 -0.462537 ;
3.689997 -0.471547 -0.472074 ;
3.699997 -0.556326 -0.480916 ;
3.709997 -0.541991 -0.490202 ;
3.719997 -0.535998 -0.500001 ;
3.729997 -0.553147 -0.509343 ;
3.739997 -0.521764 -0.517706 ;
3.749997 -0.534914 -0.524321 ;
3.759997 -0.622536 -0.530694 ;
3.769997 -0.583791 -0.538963 ;
3.779997 -0.615089 -0.548641 ;
3.789997 -0.630796 -0.559279 ;
3.799997 -0.614538 -0.570625 ;
3.809997 -0.609266 -0.581327 ;
3.819997 -0.676500 -0.591557 ;
3.829997 -0.638631 -0.602307 ;
3.839997 -0.636917 -0.612524 ;
3.849997 -0.672401 -0.621608 ;
3.859997 -0.666161 -0.630376 ;
3.869997 -0.656521 -0.638572 ;
3.879997 -0.624524 -0.644886 ;
3.889997 -0.705364 -0.649640 ;
3.899997 -0.682287 -0.654801 ;
3.909997 -0.709756 -0.660922 ;
3.919997 -0.655176 -0.666904 ;
3.929997 -0.739844 -0.672446 ;
3.939997 -0.704990 -0.678650 ;
3.949997 -0.730024 -0.685550 ;
3.959997 -0.685597 -0.691974 ;
3.969997 -0.690284 -0.696672 ;
3.979997 -0.771043 -0.700660 ;
3.989997 -0.779457 -0.706803 ;
3.999997 -0.710452 -0.714456 ;
4.009997 -0.767257 -0.721408 ;
4.019997 -0.752655 -0.727926 ;
4.029997 -0.769028 -0.734450 ;
4.039998 -0.734405 -0.740272 ;
4.049998 -0.779897 -0.745114 ;
4.059998 -0.800951 -0.750263 ;
4.069998 -0.845537 -0.757467 ;
4.079998 -0.843926 -0.767372 ;
4.089999 -0.787978 -0.778190 ;
4.099999 -0.840028 -0.787883 ;
4.109999 -0.813976 -0.796545 ;
4.119999 -0.844631 -0.804449 ;
4.130000 -0.855850 -0.812092 ;
4.140000 -0.883927 -0.820397 ;
4.150000 -0.804927 -0.828404 ;
4.160000 -0.843751 -0.834169 ;
4.170001 -0.857772 -0.838258 ;
4.180001 -0.861382 -0.842121 ;
4.190001 -0.860523 -0.845915 ;
4.200001 -0.847765 -0.849230 ;
4.210001 -0.920744 -0.852777 ;
4.220002 -0.839866 -0.857112 ;
4.230002 -0.865111 -0.860634 ;
4.240002 -0.915408 -0.863708 ;
4.250002 -0.892397 -0.867983 ;
4.260003 -0.935465 -0.873563 ;
4.270003 -0.934197 -0.880676 ;
4.280003 -0.908805 -0.888594 ;
4.290003 -0.925638 -0.895943 ;
4.300004 -0.925863 -0.902565 ;
4.310004 -0.924618 -0.908526 ;
4.320004 -0.891483 -0.913060 ;
4.330004 -0.970407 -0.916528 ;
4.340004 -0.978912 -0.921258 ;
4.350005 -0.904608 -0.926881 ;
4.360005 -0.922555 -0.930703 ;
4.370005 -0.945723 -0.932811 ;
4.380005 -0.909692 -0.934100 ;
4.390006 -0.919795 -0.934110 ;
4.400006 -0.980860 -0.934012 ;
4.410006 -0.990805 -0.936206 ;
4.420006 -0.968864 -0.940769 ;
4.430007 -0.954673 -0.945821 ;
4.440007 -0.970008 -0.950285 ;
4.450007 -0.970397 -0.954338 ;
4.460007 -0.971542 -0.958134 ;
4.470007 -1.020122 -0.962354 ;
4.480008 -0.929037 -0.966699 ;
4.490008 -0.928382 -0.968614 ;
4.500008 -0.970777 -0.967943 ;
4.510008 -0.961695 -0.966828 ;
4.520009 -1.028867 -0.967004 ;
4.530009 -0.985320 -0.969389 ;
4.540009 -0.996505 -0.972953 ;
4.550009 -1.009083 -0.976927 ;
4.560009 -1.037724 -0.981991 ;
4.570010 -0.987265 -0.987771 ;
4.580010 -0.993952 -0.992560 ;
4.590010 -0.992669 -0.995731 ;
4.600010 -0.954601 -0.997044 ;
4.610011 -0.957161 -0.995783 ;
4.620011 -0.950373 -0.992221 ;
4.630011 -0.975001 -0.987578 ;
4.640011 -0.952408 -0.982847 ;
4.650012 -0.950142 -0.977994 ;
4.660012 -0.996574 -0.973700 ;
4.670012 -0.988131 -0.971429 ;
4.680012 -1.005328 -0.971438 ;
4.690012 -1.012120 -0.973520 ;
4.700013 -1.010265 -0.977333 ;
4.710013 -0.985106 -0.981687 ;
4.720013 -0.998517 -0.985473 ;
4.730013 -0.971490 -0.988205 ;
4.740014 -1.029006 -0.990330 ;
4.750014 -0.954714 -0.992135 ;
4.760014 -1.025134 -0.993262 ;
4.770014 -0.980950 -0.994232 ;
4.780015 -0.952488 -0.994261 ;
4.790015 -1.029173 -0.993254 ;
4.800015 -0.981780 -0.992904 ;
4.810015 -0.993258 -0.992907 ;
4.820015 -0.958503 -0.992166 ;
4.830016 -0.976021 -0.990304 ;
4.840016 -1.041791 -0.988907 ;
4.850016 -1.016159 -0.989963 ;
4.860016 -0.944291 -0.991642 ;
4.870017 -1.036838 -0.992353 ;
4.880017 -0.958982 -0.992955 ;
4.890017 -0.992136 -0.992946 ;
4.900017 -0.981833 -0.992165 ;
4.910017 -0.964442 -0.990839 ;
4.920018 -0.998790 -0.989057 ;
4.930018 -0.980432 -0.987633 ;
4.940018 -0.986503 -0.986607 ;
4.950018 -0.997192 -0.985988 ;
4.960019 -0.975602 -0.985781 ;
4.970019 -0.927241 -0.984523 ;
4.980019 -0.928723 -0.980707 ;
4.990019 -0.923666 -0.974592 ;
];
figure(3); clf; hold on;
plot(TestThree(:,1),TestThree(:,3),'r-')
plot(TestThree(:,1),TestThree(:,2),'k.')

title('fc =  0.090')
